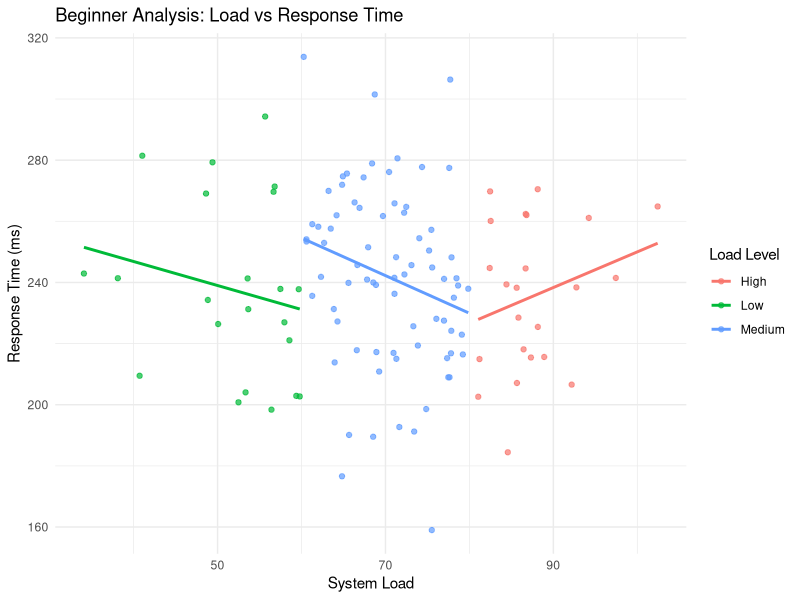

Write the R code that produced this figure.
required_packages <- c("dplyr", "ggplot2", "tidyr")

install_if_missing <- function(package_name) {
  if (!requireNamespace(package_name, quietly = TRUE)) {
    install.packages(package_name, repos = "https://cloud.r-project.org")
  }
  suppressPackageStartupMessages(
    library(package_name, character.only = TRUE)
  )
}

invisible(lapply(required_packages, install_if_missing))

set.seed(42)
n <- 120

system_data <- data.frame(
  system_id = seq_len(n),
  load = rnorm(n, mean = 70, sd = 12),
  temperature = rnorm(n, mean = 55, sd = 8),
  response_time = rnorm(n, mean = 240, sd = 30)
)

system_data <- system_data |>
  dplyr::mutate(
    load_level = dplyr::case_when(
      load < 60 ~ "Low",
      load < 80 ~ "Medium",
      TRUE ~ "High"
    )
  )

cat("=== Head of data ===\n")
print(head(system_data))

cat("\n=== Summary statistics ===\n")
print(summary(system_data[c("load", "temperature", "response_time")]))

cat("\n=== Grouped means (by load level) ===\n")
grouped_means <- system_data |>
  dplyr::group_by(load_level) |>
  dplyr::summarise(
    mean_load = mean(load),
    mean_temperature = mean(temperature),
    mean_response_time = mean(response_time),
    .groups = "drop"
  )
print(grouped_means)

cat("\n=== Correlation matrix ===\n")
print(cor(system_data[c("load", "temperature", "response_time")]))

plot <- ggplot2::ggplot(
  system_data,
  ggplot2::aes(x = load, y = response_time, color = load_level)
) +
  ggplot2::geom_point(alpha = 0.7) +
  ggplot2::geom_smooth(method = "lm", se = FALSE) +
  ggplot2::labs(
    title = "Beginner Analysis: Load vs Response Time",
    x = "System Load",
    y = "Response Time (ms)",
    color = "Load Level"
  ) +
  ggplot2::theme_minimal()

print(plot)
